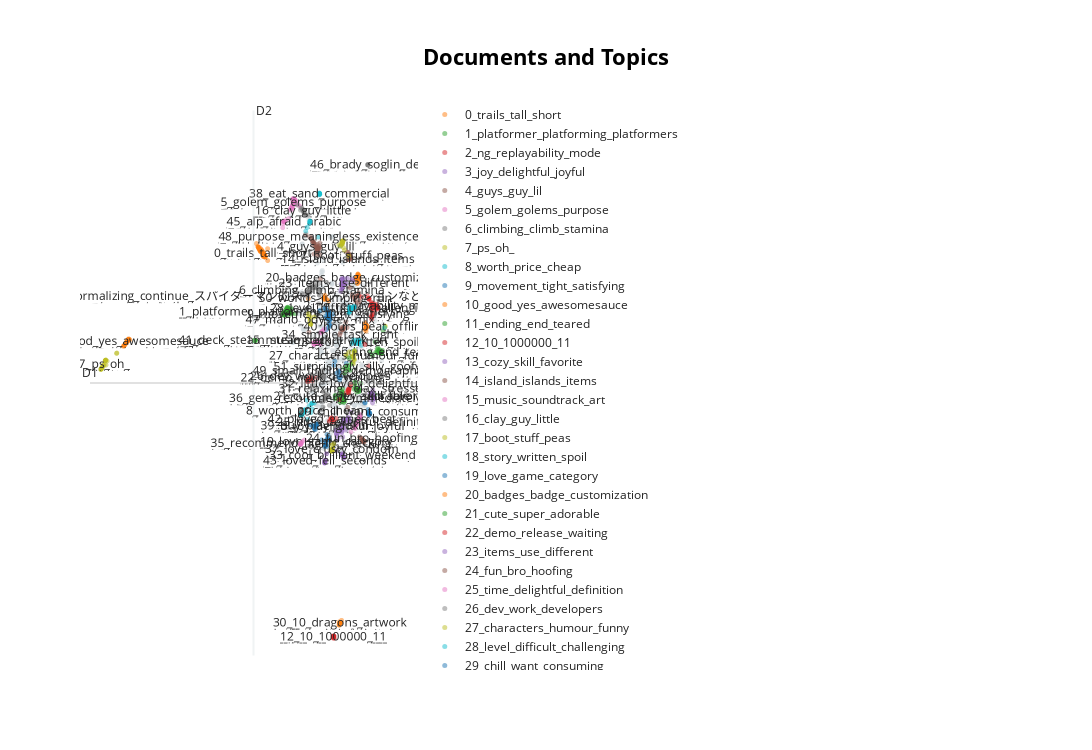

Here is the notebook cell this chart was saved with:
### Markdown cell above
## 3. Visualization

Visualize the documents and clusters.

### Code cell
fig = topic_model.visualize_documents(docs, embeddings=embeddings)
fig.show()
